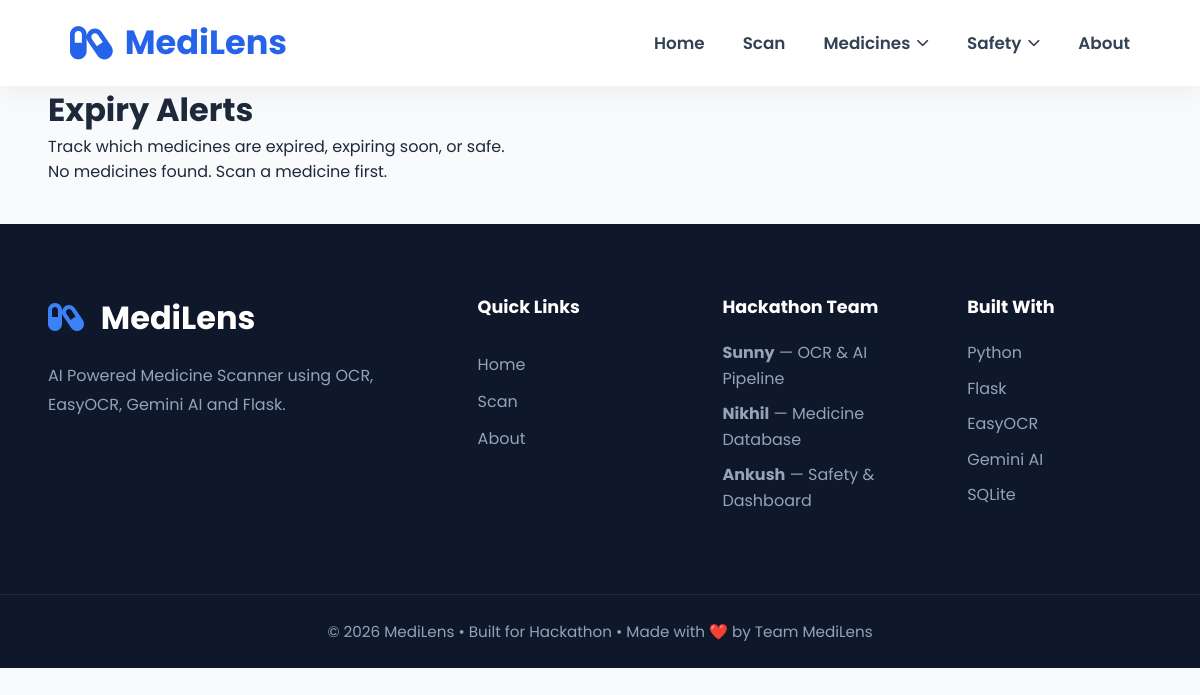
Before: /expiry-alerts with the older database file.
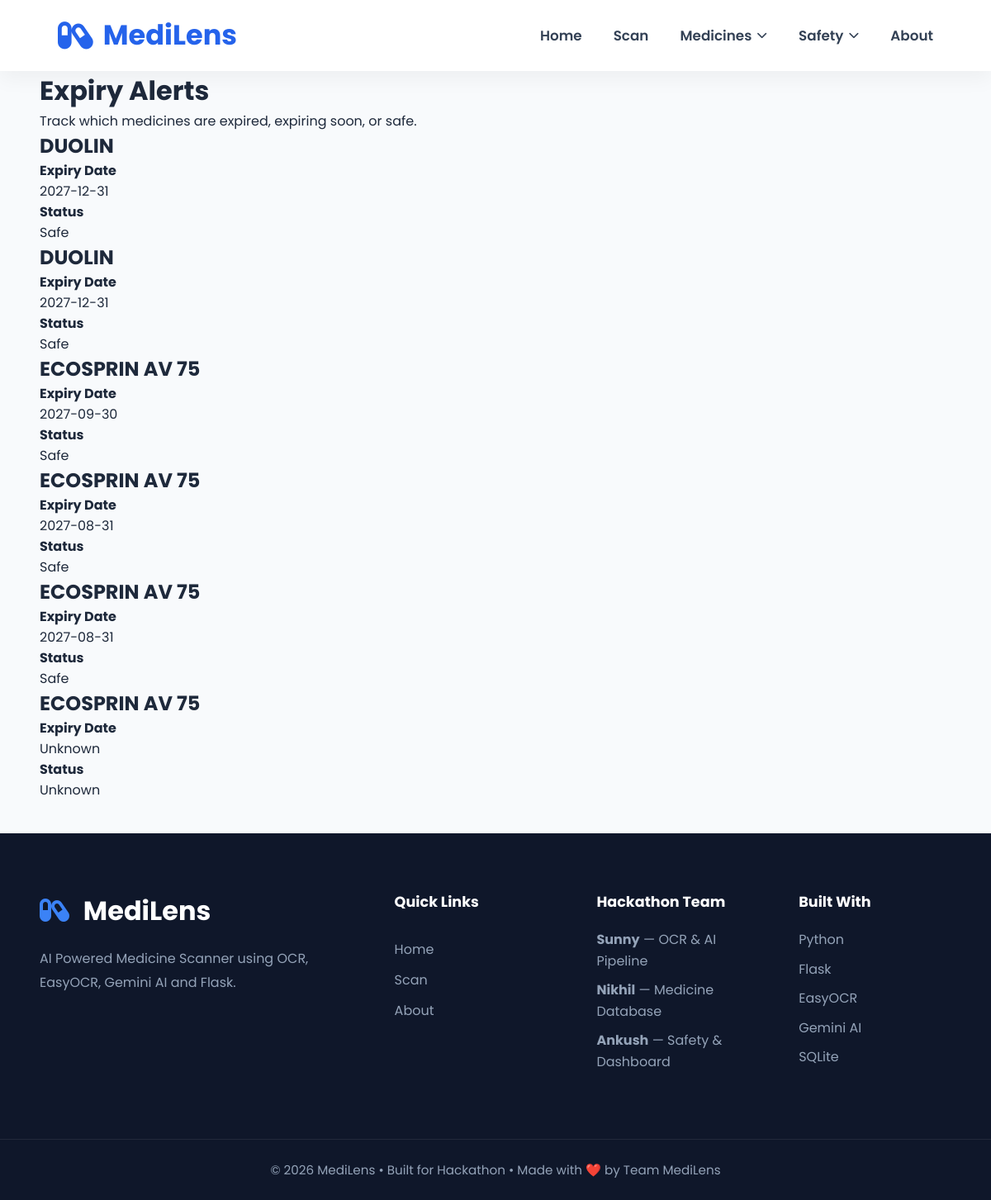
After: the same page with the newer database file.
### backend/models/medicine.py (models this page shows)
class Medicine(db.Model):
    __tablename__ = "medicines"
    id = db.Column(
        db.Integer,
        primary_key=True
    )
    medicine_name = db.Column(
        db.String(120),
        nullable=False
    )
    generic_name = db.Column(
        db.String(120)
    )
    strength = db.Column(
        db.String(50)
    )
    manufacturer = db.Column(
        db.String(120)
    )
    batch_number = db.Column(
        db.String(80)
    )
    expiry_date = db.Column(
        db.String(30)
    )
    dosage = db.Column(
        db.String(120)
    )
    usage = db.Column(
        db.Text
    )
    side_effects = db.Column(
        db.Text
    )
    counterfeit_score = db.Column(
        db.Integer,
        default=0
    )
    image_filename = db.Column(
        db.String(255)
    )
    quantity = db.Column(
    db.Integer,
    default=1
)
    created_at = db.Column(
        db.DateTime,
        default=datetime.utcnow
    )

### backend/routes/expiry_routes.py (the view)
@expiry_bp.route("/expiry-alerts")
def expiry_alerts():
    medicines = Medicine.query.all()
    alerts = []
    for m in medicines:
        exp_date = get_expiry_date(m.expiry_date)
        status = get_expiry_status(exp_date)
        alerts.append({
            "id": m.id,
            "medicine_name": m.medicine_name,
            "expiry_date": exp_date,
            "status": status
        })
    return render_template("expiry/expiry_alerts.html", alerts=alerts)

### backend/services/expiry_service.py (called while the page is built)
def parse_medicine_date(date_string):
    if not date_string:
        return None
    cleaned_date = date_string.strip().upper()
    date_formats = [
        "%b.%y",   # JAN.26
        "%b %y",   # JAN 26
        "%b.%Y",   # JAN.2026
        "%b %Y",   # JAN 2026
        "%m/%y",   # 01/26
        "%m/%Y",   # 01/2026
        "%m-%y",   # 01-26
        "%m-%Y",   # 01-2026
    ]
    for date_format in date_formats:
        try:
            return datetime.strptime(cleaned_date, date_format)
        except ValueError:
            continue
    return None

def get_expiry_date(date_string):
    parsed = parse_medicine_date(date_string)
    if parsed is None:
        return None
    last_day = calendar.monthrange(parsed.year, parsed.month)[1]
    return parsed.replace(day=last_day).date()

def get_expiry_status(expiry_date):
    if expiry_date is None:
        return "Unknown"
    today = date.today()
    days_left = (expiry_date - today).days
    if days_left < 0:
        return "Expired"
    elif days_left <= 30:
        return "Expiring soon"
    else:
        return "Safe"

### frontend/templates/expiry/expiry_alerts.html (shortened to what this page needs)
{% extends "layouts/base.html" %}
{% block content %}
<div class="page-header">
    <div>
        <h1>Expiry Alerts</h1>
        <p>
            Track which medicines are expired, expiring soon, or safe.
        </p>
    </div>
</div>
{% if alerts %}
<div class="medicine-grid">
{% for alert in alerts %}
<div class="medicine-card status-{{ alert.status | lower | replace(' ', '-') }}">
    <h2>{{ alert.medicine_name }}</h2>
    <p>
        <strong>Expiry Date</strong>
        <br>
        {{ alert.expiry_date if alert.expiry_date else "Unknown" }}
    </p>
    <p>
        <strong>Status</strong>
        <br>
        {{ alert.status }}
    </p>
</div>
{% endfor %}
</div>
{% else %}
<p>No medicines found. Scan a medicine first.</p>
{% endif %}
{% endblock %}

Changed rows visible on the page:
added Medicine: medicine_name "DUOLIN", expiry_date "2027-12-31", status "Safe"
added Medicine: medicine_name "DUOLIN", expiry_date "2027-12-31", status "Safe"
added Medicine: medicine_name "ECOSPRIN AV 75", expiry_date "2027-09-30", status "Safe"
added Medicine: medicine_name "ECOSPRIN AV 75", expiry_date "2027-08-31", status "Safe"
added Medicine: medicine_name "ECOSPRIN AV 75", expiry_date "2027-08-31", status "Safe"
added Medicine: medicine_name "ECOSPRIN AV 75", expiry_date "Unknown", status "Unknown"
Other visible differences:
text no longer shown: "No medicines found. Scan a medicine first."
